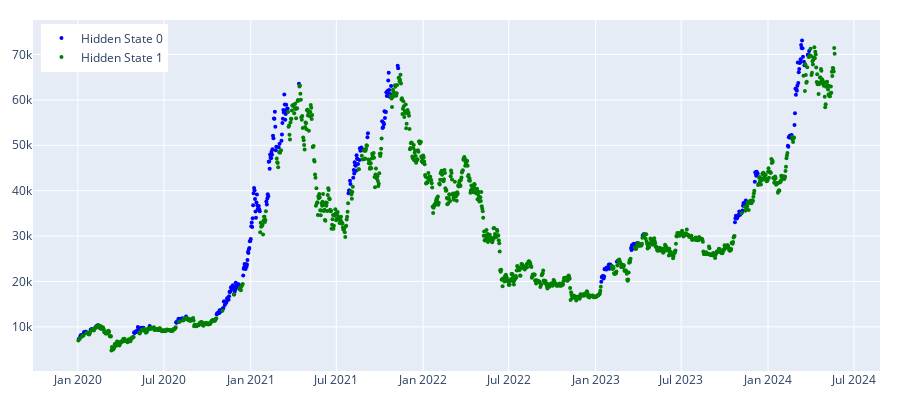

Notebook source saved alongside this figure:
### Markdown cell above
Let us now utilise the GMM model and observe if it identifies market regimes any better. We initialize the model with custom parameters, then plot the predicted hidden states in a graph. The parameters are selected based on the best outcome from several experiments.

### Code cell
params = {'n_components':2, 'covariance_type': 'full', 'max_iter': 100000, 'n_init': 30,'init_params': 'kmeans', 'random_state':100}

gmm_model = regime_detection.get_regimes_gmm(prices_array, params)
gmm_states = gmm_model.predict(prices_array)
plot_hidden_states(np.array(gmm_states), prices[[f'{trading_instrument}']])

### Figure 1 — Plotly figure (JSON) as saved in the notebook; plotly's stock layout.template omitted (floating-point values rounded to 4 significant figures; data arrays with more than 128 entries replaced by an {"elided": "..."} marker saying what was removed)
{"data": [{"marker": {"color": "blue", "size": 4}, "mode": "markers", "name": "Hidden State 0", "type": "scatter", "x": {"elided": "313 str values"}, "y": {"elided": "313 float values"}}, {"marker": {"color": "green", "size": 4}, "mode": "markers", "name": "Hidden State 1", "type": "scatter", "x": {"elided": "1289 str values"}, "y": {"elided": "1289 float values"}}], "layout": {"height": 400, "legend": {"x": 0.01, "xanchor": "left", "y": 0.99, "yanchor": "top"}, "margin": {"b": 20, "l": 20, "r": 20, "t": 20}, "width": 900}}
